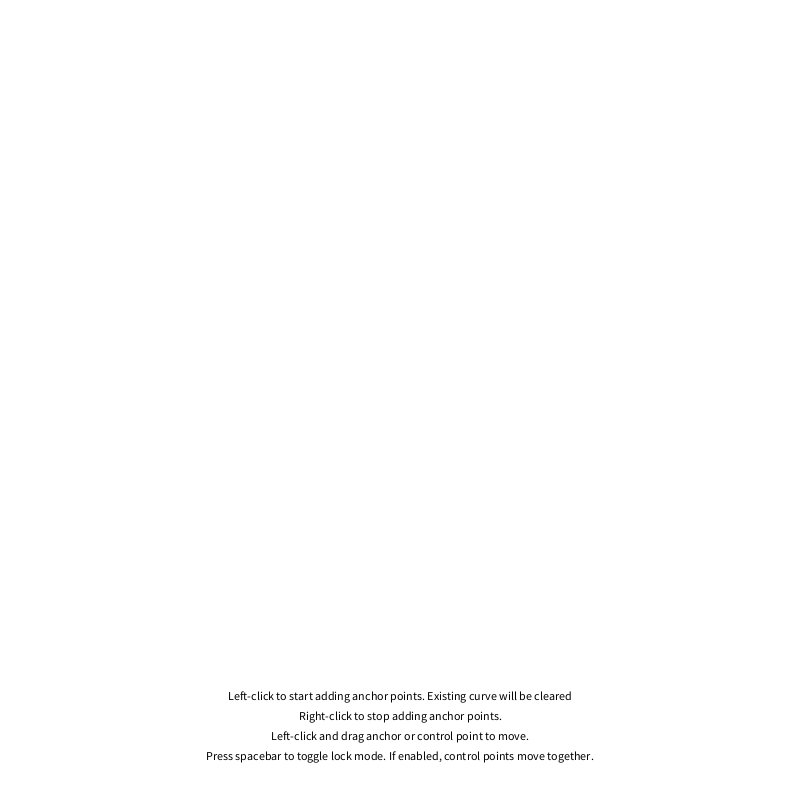
Frame 1 (no input)
Frame 60 (the mouse pressed at the canvas centre just before this capture): identical to frame 1, image omitted
Frame 120 (the mouse held since frame 60 and released just before this capture): identical to frame 1, image omitted

The Processing sketch that drew this single still picture (run headless with seeded random() and noise(); from frame 60 on, the mouse is pressed at the canvas centre):

// Processing sketch: bezierCurve
// ── bezierCurve.pde
//http://www.wblut.com/tutorials/processing/bezier-curve-editor/

ArrayList<PVector> anchorPoints; //store the anchor points
ArrayList<PVector> controlPoints; //store the control points
boolean DRAWING; // Am I drawing?
int pointCounter; //how many anchor points are there so far?
int selectedControlPoint; //What control point, if any, is the mouse on? If none, give me -1, otherwise the index of the control point in the arraylist
int selectedAnchorPoint; //What anchor point, if any, is the mouse on? If none, give me -1, otherwise the index of the anchor point in the arraylist
boolean controlLocked; //Lock the controlpoints preceding and following each anchor point together?

void setup() {
  size(800, 800);
  smooth();
  anchorPoints=new ArrayList<PVector>();
  pointCounter=0;
  controlPoints=new ArrayList<PVector>();
  DRAWING=false;
  selectedControlPoint=-1;
  selectedAnchorPoint=-1;
  controlLocked=true;
  textAlign(CENTER);
  textSize(12);
}

void draw() {
  background(255);
  stroke(0);
  noFill();
  //draw the current Bezier curve, see Processing reference on bezierVertex();
  if (anchorPoints.size()>0) {
    beginShape();
    vertex(anchorPoints.get(0).x, anchorPoints.get(0).y);
    for (int i=0; i<anchorPoints.size ()-1; i++) {
      bezierVertex(controlPoints.get(2*i).x, controlPoints.get(2*i).y, controlPoints.get(2*i+1).x, controlPoints.get(2*i+1).y, anchorPoints.get(i+1).x, anchorPoints.get(i+1).y);
    }  
    endShape(); 
  } 
  
  //draw the points
  for (PVector p : anchorPoints) {
    if (mouseOver(p,4)) {//mouse within 4 pixels of point?
      ellipse(p.x, p.y, 6, 6);
    } else {
      ellipse(p.x, p.y, 3, 3);
    }
  }
  stroke(255, 0, 0);
  for (PVector p : controlPoints) {
    if (mouseOver(p,4)) {//mouse within 4 pixels of point?
      ellipse(p.x, p.y, 6, 6);
    } else {
      ellipse(p.x, p.y, 3, 3);
    }
  }
  
  //draw the connections between control points and anchor points
  for (int i=0;i<controlPoints.size();i++) {
     //find the associated anchor point: control point 0-> anchor 0, control points 1 and 2 -> anchor point 1, etc
     // integer division: 1/2=0, 2/2=1,3/2=1, etc
    PVector anchor=anchorPoints.get((i+1)/2);
    line(anchor.x, anchor.y,controlPoints.get(i).x,controlPoints.get(i).y);
  }
  HUD();
  
}

void HUD(){
  pushStyle();
  fill(0);
  noStroke();
  text("Left-click to start adding anchor points. Existing curve will be cleared", width/2,height-100);
  text("Right-click to stop adding anchor points.", width/2,height-80);
  text("Left-click and drag anchor or control point to move.", width/2,height-60);
  text("Press spacebar to toggle lock mode. If enabled, control points move together.", width/2,height-40);
  popStyle();
}

void addControlPoints(){
 
  PVector currentAnchorPoint=anchorPoints.get(pointCounter);
  PVector previousAnchorPoint=anchorPoints.get(pointCounter-1);
  if(!controlLocked || pointCounter<2){
     //if not locked together, create two new control points along new segment
     PVector control1st =PVector.lerp(previousAnchorPoint, currentAnchorPoint, 1.0/3.0);
     PVector control2nd =PVector.lerp(previousAnchorPoint, currentAnchorPoint, 2.0/3.0);
     controlPoints.add(control1st);
     controlPoints.add(control2nd);
  }else{
     //if locked together, vector from previous control point to anchor point is same as vector from anchor point to next control point
    PVector previousControlPoint=controlPoints.get(controlPoints.size()-1);
    PVector fromPreviousControlToAnchor=PVector.sub(previousAnchorPoint,previousControlPoint);
    PVector control1st =PVector.add(previousAnchorPoint, fromPreviousControlToAnchor);
    controlPoints.add(control1st);
    PVector control2nd =PVector.lerp(previousAnchorPoint, currentAnchorPoint, 2.0/3.0);
    controlPoints.add(control2nd);
  }
}



//INTERFACE

void keyPressed(){
  if(key==' '){
 controlLocked=!controlLocked; 
  }
}

void mousePressed() {
  if (mouseButton == LEFT) {
    leftMouse();
  } else if (mouseButton == RIGHT) {
    rightMouse();
  }
}

void leftMouse() {
  //Did I click on a control point? If yes, do nothing and let mouseDragged() handle it.
  selectedControlPoint=checkMouseOverControl(16.0);
  //Or did I click on an anchor point? If yes, do nothing and let mouseDragged() handle it.
  selectedAnchorPoint=checkMouseOverAnchor(16.0);
  
  //I guess not, add a new anchor point, and two new control points
  if (selectedControlPoint==-1 && selectedAnchorPoint==-1) {
    if (DRAWING==false) {
      println("Starting curve.");
      DRAWING=true;
      controlPoints.clear();
      anchorPoints.clear();
      println("Adding first anchor point.");
      anchorPoints.add(new PVector(mouseX, mouseY));
      selectedAnchorPoint=0;
      pointCounter=1;
    } else {
      println("Adding next anchor point.");
      anchorPoints.add(new PVector(mouseX, mouseY));
      addControlPoints();
      selectedAnchorPoint=pointCounter;
      pointCounter++;
    }
  }
}

void rightMouse() {
  if (DRAWING==true) {
    println("Ending curve.");
    DRAWING=false ;
  }
}

void mouseDragged() 
{
  //if the mousclick that started drag was on a control point, move the control point
  if (selectedControlPoint>-1) {
    //move the control point;
    controlPoints.get(selectedControlPoint).set(mouseX, mouseY);
    //if the control points are locked move the associated control point
    if(controlLocked && selectedControlPoint>0 && selectedControlPoint<controlPoints.size()-1){
       //find the other control point, not possibel if first or last control point in curve
       int otherControlPoint=(selectedControlPoint%2==0)?selectedControlPoint-1:selectedControlPoint+1;
       //find the associated anchor point: control point 0-> anchor 0, control points 1 and 2 -> anchor point 1, etc
       int anchorPoint=(selectedControlPoint+1)/2;//integer division: 1/2=0, 2/2=1, 3/2=1, 4/2=2, etc...
        //if locked together, vector from previous control point to anchor point is same as vector from anchor point to next control point
       PVector fromSelectedControlToAnchor=PVector.sub(anchorPoints.get(anchorPoint),controlPoints.get(selectedControlPoint));
       controlPoints.get(otherControlPoint).set(PVector.add(anchorPoints.get(anchorPoint), fromSelectedControlToAnchor));
    }  
  }else if(selectedAnchorPoint>-1){
    //If moving an anchor point, keep its control points at the same relative position 
    
    PVector fromAnchorToPreviousControl;
    PVector fromAnchorToNextControl;
    int last=anchorPoints.size()-1;
    
    PVector anchor=anchorPoints.get(selectedAnchorPoint);
    PVector previousControl;
    PVector nextControl;
    
    //Handle first anchor point (only next control point)
    if(selectedAnchorPoint==0){
      //Check if any control points exist (not the case if only one anchor point has been drawn)
      if(controlPoints.size()>0){
        nextControl=controlPoints.get(0);
        fromAnchorToNextControl=PVector.sub(nextControl,anchor);
        anchor.set(mouseX, mouseY);
        nextControl.set(PVector.add(anchor, fromAnchorToNextControl));
      }else{
        anchor.set(mouseX, mouseY);
      }
    }
    //Handle lastst anchor point (only previous control point)
    else if(selectedAnchorPoint==last){
       previousControl=controlPoints.get(controlPoints.size()-1);
       fromAnchorToPreviousControl=PVector.sub(previousControl,anchor);
       anchor.set(mouseX, mouseY);
       previousControl.set(PVector.add(anchor, fromAnchorToPreviousControl)); 
    }
    //All other anchorpoints ahve two control points
    else{
       //A0-C0-C1-A1-C2-C3-A2-C4-C5-A3 : previous control = 2*anchor-1, next control = 2*anchor
       nextControl=controlPoints.get(2*selectedAnchorPoint);
       previousControl=controlPoints.get(2*selectedAnchorPoint-1);
       fromAnchorToPreviousControl=PVector.sub(previousControl,anchor);
       fromAnchorToNextControl=PVector.sub(nextControl,anchor);
       anchor.set(mouseX, mouseY);
       nextControl.set(PVector.add(anchor, fromAnchorToNextControl)); 
       previousControl.set(PVector.add(anchor, fromAnchorToPreviousControl)); 
      
    }
  }
}

//Is mouse pointer within a certain distance of a control point? Check all points and return the first one found.
int checkMouseOverControl(float distance) {
  float squareRadius=distance*distance;
  for (int i=0; i<controlPoints.size (); i++) {
    if (mouseOver(controlPoints.get(i), squareRadius)) {
      return i;
    }
  }
  //no control point on mouse
  return -1;
}

//Is mouse pointer within a certain distance of an anchor point? Check all points and return the first one found.
int checkMouseOverAnchor(float distance) {
  float squareRadius=distance*distance;
  for (int i=0; i<anchorPoints.size (); i++) {
    if (mouseOver(anchorPoints.get(i), squareRadius)) {
      return i;
    }
  }
  //no anchor point on mouse
  return -1;
}

//Is mouse pointer within a certain distance of PVector? The cutoff distance is given as a squared distance.
//Squared distances between poinst are cheap to calculate (no square root).
boolean mouseOver(PVector p, float squareRadius) {
  return ((mouseX-p.x)*(mouseX-p.x)+(mouseY-p.y)*(mouseY-p.y))<squareRadius;
}
